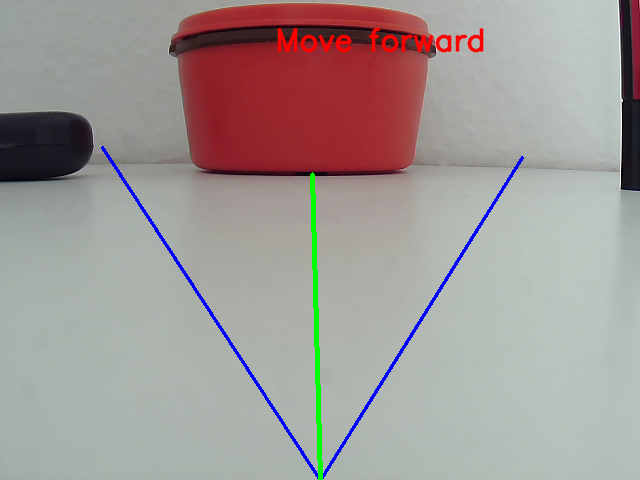
#> input picture project-6/images/Forward.png, 640 x 480 px, given in place of the camera
$ python Final_code.py
#> lines starting #> are read from the running program, lines starting #| are printed output that depends on the picture; after the words box and inside, x2 and y2 are one past the last pixel; in counts of white or black regions, pixels touching at a corner belong together
import cv2
import numpy as np
import math
import os

testmode = 1


def make_chunks(EdgeArray, size_of_chunk):
    chunks = []
    for i in range(0, len(EdgeArray), size_of_chunk):
        chunks.append(EdgeArray[i:i + size_of_chunk])
    return chunks


cap = cv2.VideoCapture(0)  # Creating object to capturing frame from inbult camera(0) or the external camera(1)
StepSize = 5
while (1):
    _, frame = cap.read()  # Reading the frame from the object.
#> frame is the input picture: shape (480, 640, 3); mean B, G, R 150.7, 152.8, 161.2

    original_frame = frame.copy()  # Copy of frame which will be used for to compare with other images after appling various operations.
    img_edgerep = frame.copy()  # Copy of frame which will be used for edge representation.
    img_contour = frame.copy()  # Copy of frame which will be used for drawing contours.
    img_navigation = frame.copy()  # Copy of frame which will be used for indicating direction of navigation.

    blur = cv2.bilateralFilter(img_edgerep, 9, 40, 40)  # Blurring the image to remove the noise present in the image.
    edges = cv2.Canny(blur, 50, 100)  # Obtaining clear edges using canny edge detector.
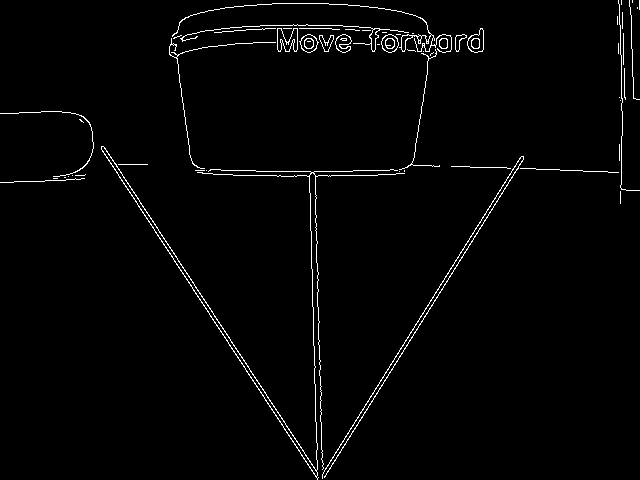
#> edges: shape (480, 640); 1.9% white in thin lines or dots

    img_edgerep_h = img_edgerep.shape[0] - 1  # Storing the height of the image which will be used in for loop.
#> img_edgerep_h = 479
    img_edgerep_w = img_edgerep.shape[1] - 1  # Storing the width of the image which will be used in for loop.
#> img_edgerep_w = 639

    EdgeArray = []  # Initilizing the array to store the concerned edges for edge representation.

    for j in range(0, img_edgerep_w, StepSize):  # FOR loop along the width of the image with given stepsize.
        pixel = (j, 0)  # If no edge found in column this value will be stored in edgearray.
        for i in range(img_edgerep_h - 5, 0, -1):  # FOR loop along the height of the image.
            if edges.item(i, j) == 255:  # Checking for edges.
                pixel = (j, i)
                break  # If edge is found break and go for the next colomn.
        EdgeArray.append(pixel)  # Store the eged detected in EgdeArray.

    for x in range(len(
            EdgeArray) - 1):  # Joining each edge to diferentiate the frame into free space and conjusted space(with objects)
        cv2.line(img_edgerep, EdgeArray[x], EdgeArray[x + 1], (0, 255, 0), 1)
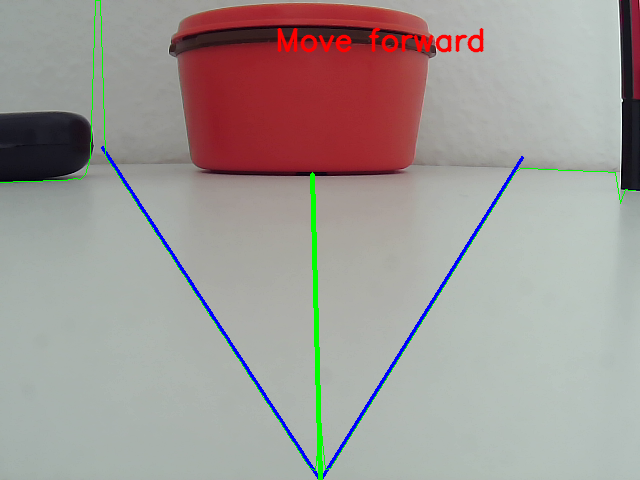
#> img_edgerep: shape (480, 640, 3); 0.4% of pixels changed, all inside (x1, y1, x2, y2) = (0, 0, 636, 471)

    for x in range(len(
            EdgeArray)):  # Joining each point in the EdgeArray to the respective bottom edge of the frame to represent free space for the bot to move around
        cv2.line(img_edgerep, (x * StepSize, img_edgerep_h), EdgeArray[x], (0, 255, 0), 1)
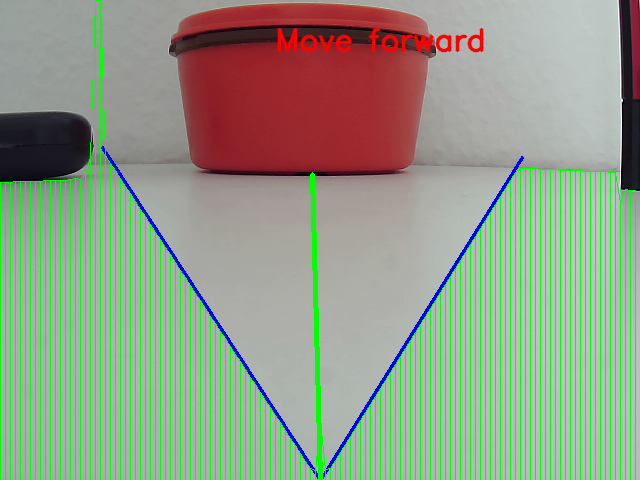
#> img_edgerep: shape (480, 640, 3); 8.8% of pixels changed, all inside (x1, y1, x2, y2) = (0, 16, 636, 480)

    # Code to draw contours.

    blurred_frame = cv2.bilateralFilter(img_contour, 9, 75, 75)
    gray = cv2.cvtColor(blurred_frame, cv2.COLOR_BGR2GRAY)
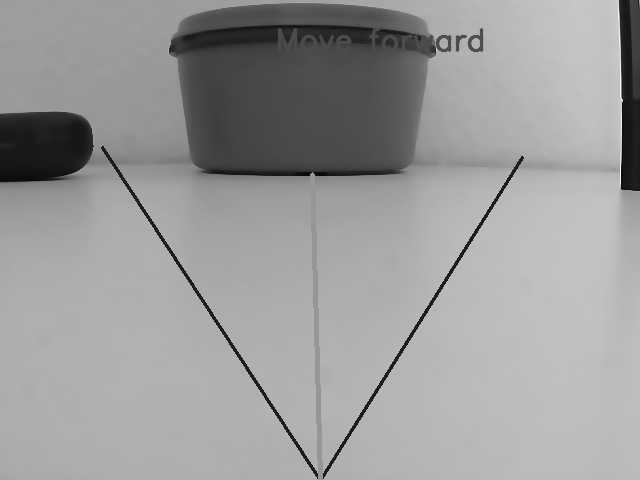
#> gray: shape (480, 640); min 9, max 251, mean 155.1
    ret, thresh = cv2.threshold(gray, 106, 255, 1)
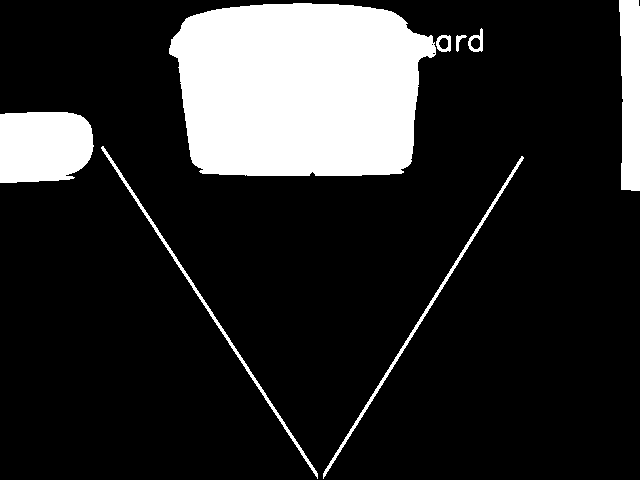
#> thresh: shape (480, 640); 16.8% white; 8 white regions
    contours, hierarchy = cv2.findContours(thresh, cv2.RETR_EXTERNAL, cv2.CHAIN_APPROX_SIMPLE)
#> contours = 8 contours; box (x1, y1, x2, y2) and area: (169, 3, 436, 176) 38747, (0, 112, 94, 183) 5824, (619, 0, 640, 191) 3362, (101, 146, 318, 479) 980, (323, 156, 524, 479) 942, (468, 28, 483, 52) 212, (436, 35, 451, 52) 197, (456, 35, 467, 52) 52
    cv2.drawContours(img_edgerep, contours, -1, (0, 0, 255), 3)
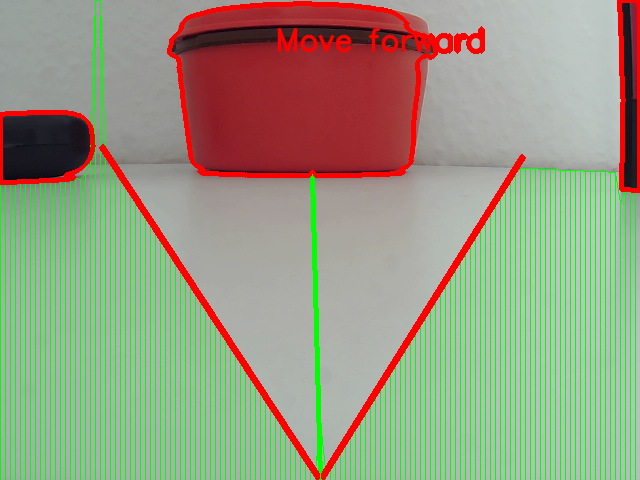
#> img_edgerep: shape (480, 640, 3); 4.03% of pixels changed, all inside (x1, y1, x2, y2) = (0, 0, 640, 480)

    # Code to decide direction of navigation

    number_of_chunks = 3
    size_of_chunk = int(len(EdgeArray) / number_of_chunks)
#> size_of_chunk = 42
    chunks = make_chunks(EdgeArray, size_of_chunk)  # Calling make_chunks function to create the chunks.
    avg_of_chunk = []
    for i in range(len(chunks) - 1):
        x_vals = []
        y_vals = []
        for (x, y) in chunks[i]:  # Storing the x and y value saperatly to find average.
            x_vals.append(x)
            y_vals.append(y)
        avg_x = int(np.average(x_vals))
        avg_y = int(np.average(y_vals))
        avg_of_chunk.append([avg_y, avg_x])
        cv2.line(frame, (int(img_edgerep_w / 2), img_edgerep_h), (avg_x, avg_y), (255, 0, 0),
                 2)  # Draw lines to each average chunks to decide the direction of navigation.
#> after the loop, avg_of_chunk = [[196, 102], [399, 312], [208, 522]]

    forwardEdge = avg_of_chunk[1]
#> forwardEdge = [399, 312]
    cv2.line(frame, (int(img_edgerep_w / 2), img_edgerep_h), (forwardEdge[1], forwardEdge[0]), (0, 255, 0), 3)
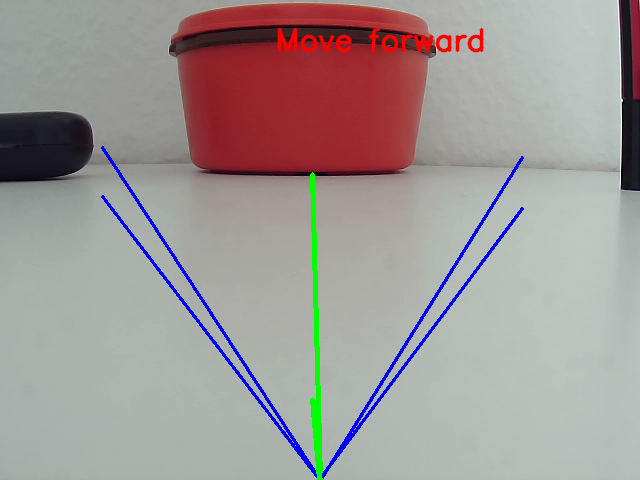
#> frame: shape (480, 640, 3); mean B, G, R 151, 151.6, 159.8
    farthest_point = (min(avg_of_chunk))
#> farthest_point = [196, 102]
    # print(farthest_point)

    if forwardEdge[0] > 250:  # Checking for the object at the front is close to bot.
        if farthest_point[1] < 310:  # Checking for the farthest_point on the left of the frame.
            direction = "Move left "
            print(direction)
        else:
            direction = "Move right "
            print(direction)
    else:
        direction = "Move forward "
        print(direction)

        # Code to display the results

    if testmode == 1:
        cv2.imshow("Original_Frame", original_frame)
        cv2.imshow("Canny", edges)
        cv2.imshow("Threshold", thresh)
        cv2.imshow("Edge_separation", img_edgerep)
        font = cv2.FONT_HERSHEY_SIMPLEX
#> font = 0
        navigation = cv2.putText(frame, direction, (275, 50), font, 1, (0, 0, 255), 2, cv2.LINE_AA)
        cv2.imshow("Navigation", navigation)

    k = cv2.waitKey(5) & 0xFF
#> (key Esc is pressed here)
    if k == 27:
        break

cv2.destroyAllWindows
cap.release()

$ run again, on project-6/images/Original_Frame1.png
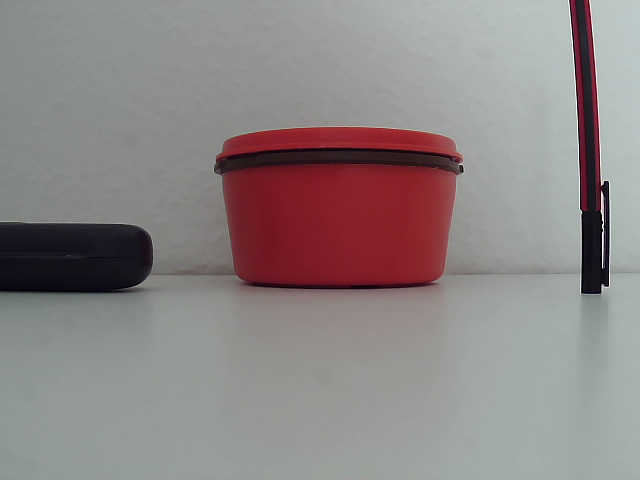
#> input picture project-6/images/Original_Frame1.png, 640 x 480 px, given in place of the camera
#> frame is the input picture: shape (480, 640, 3); mean B, G, R 133.9, 134, 141.6
#> edges: shape (480, 640); 1.1% white in thin lines or dots, all inside (x1, y1, x2, y2) = (0, 0, 612, 302)
#> thresh: shape (480, 640); 17.4% white; 4 white regions (1 under 20 px)
#> contours = 4 contours, 1 with area under 20; largest, box (x1, y1, x2, y2) and area: (175, 127, 464, 292) 35774, (0, 222, 153, 297) 10536, (569, 0, 610, 294) 6423
#> `cv2.drawContours(img_edgerep, contours, -1, (0, 0, 255), 3)`:
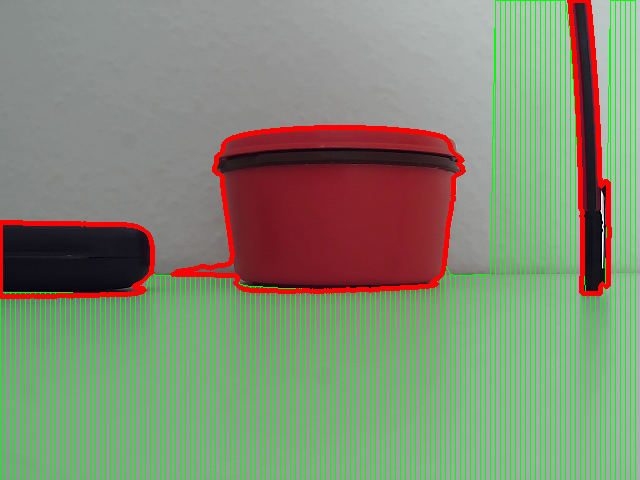
#> img_edgerep: shape (480, 640, 3); mean B, G, R 114.9, 141.1, 130
#> after the loop `for i in range(len(chunks) - 1):`: avg_of_chunk = [[287, 102], [286, 312], [142, 522]]
#> forwardEdge = [286, 312]
#> `cv2.line(frame, (int(img_edgerep_w / 2), img_edgerep_h), (forwardEdge[..`:
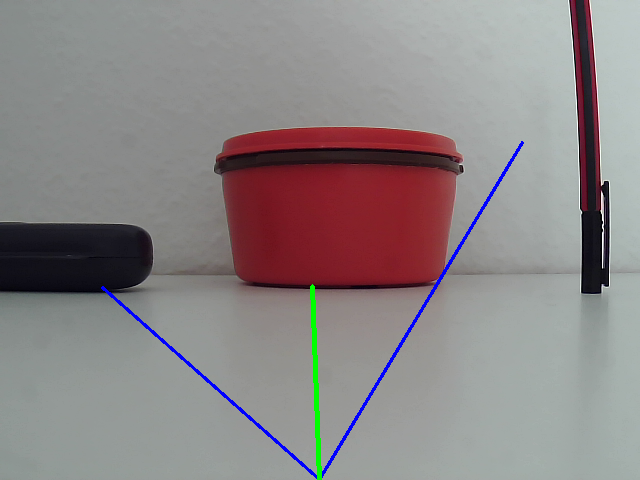
#> frame: shape (480, 640, 3); mean B, G, R 134.2, 133.3, 140.1
#> farthest_point = [142, 522]
#> font = 0
